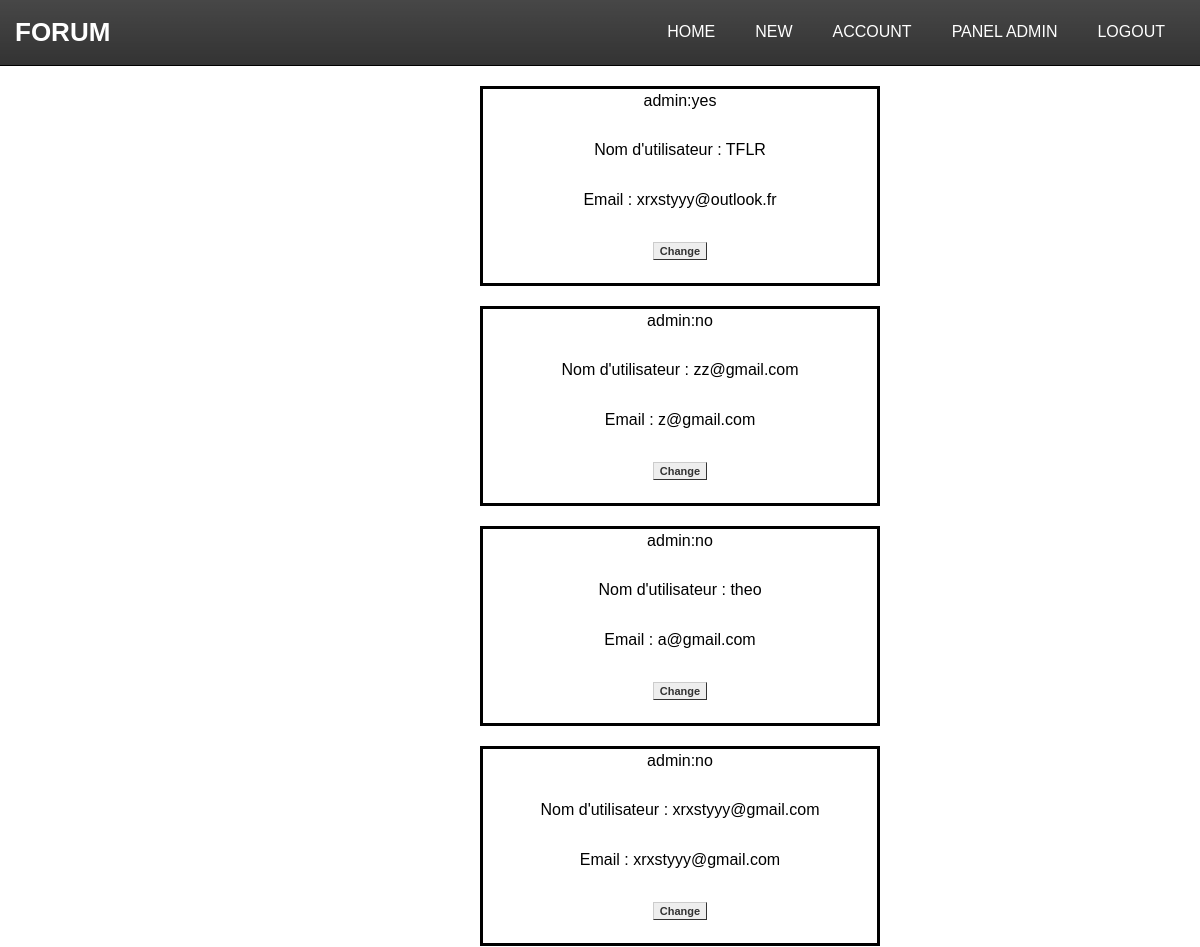
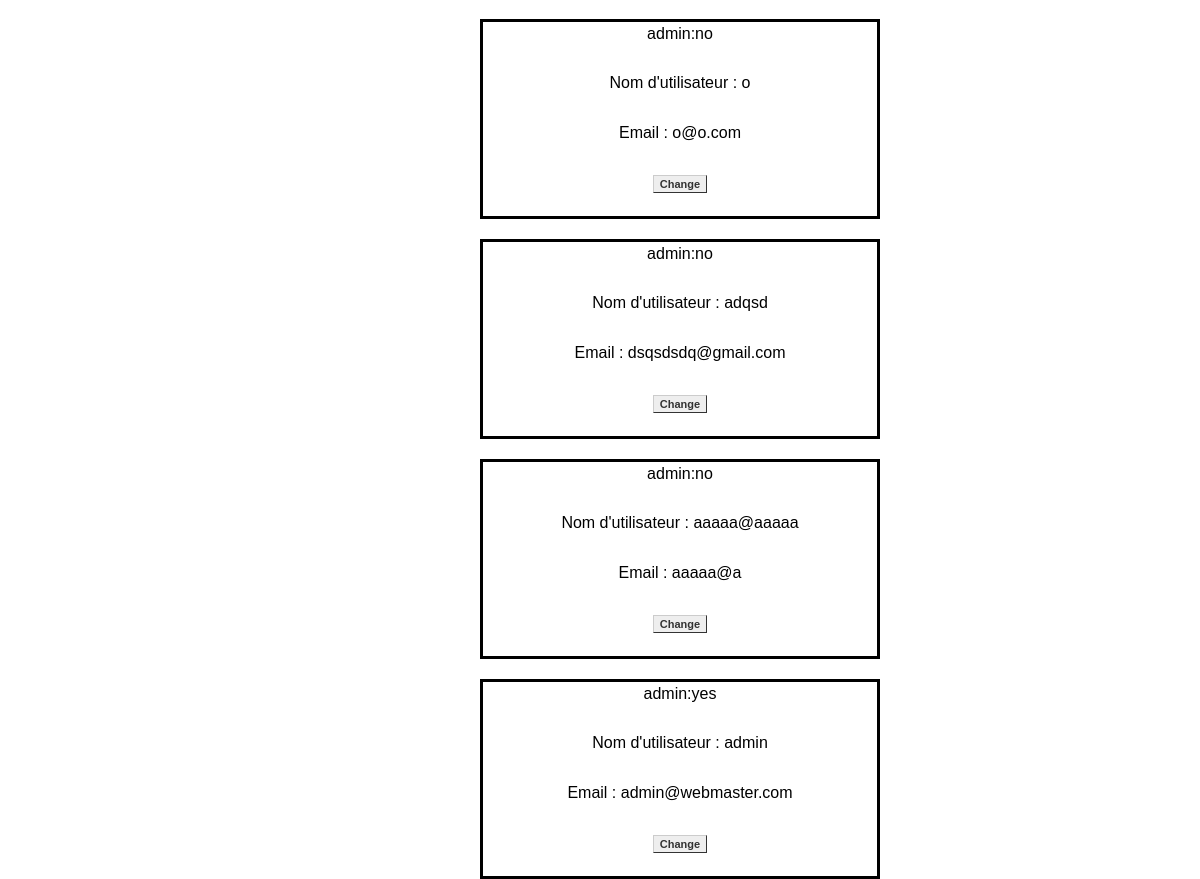
The app's page /adminpanel.php (signed in) with its own data (2 pictures, top to bottom).
### tables this page shows
CREATE TABLE `users` (
  `id` int(11) NOT NULL,
  `email` text NOT NULL,
  `username` varchar(255) NOT NULL,
  `password` varchar(255) NOT NULL,
  `admin` int(11) NOT NULL DEFAULT 1
);

### actions/users/allUsersInfosAction.php (called while the page is built, shortened)
<?php
require('actions/database.php');
$getAllUsers = $bdd->prepare('SELECT * FROM users');
$getAllUsers->execute();

### adminpanel.php (the view, shortened to what this page needs)
<?php
require('actions/users/allUsersInfosAction.php');
?>
<!DOCTYPE html>
<html lang="en">
<head>
    <link rel="stylesheet" href="./assets/navbar.css">
    <link rel="stylesheet" href="./assets/card.css">
    <link rel="stylesheet" href="./assets/profil.css">
</head>
<body>
<?php include 'includes/navbar.php'; ?>
<?php
while($users = $getAllUsers->fetch()){
    ?>
<form action="#" method="POST">
    <div class = "contains">
    <?php
    if($users['admin'] == 2){
echo "admin:yes \n";
      }else{
        echo "admin:no \n";
      }?>
        <br></br>
    <span class="name">Nom d'utilisateur : <?=$users['username'];?></span>
    <br></br>
    <span class="name">Email : <?=$users['email'];?></span>
    <br></br>
      <a name="validate" href= "modifyprofil.php?id=<?= $users['id']; ?>" class ="button">Change</a>
  </div>
</form>
<?php
}
?>
</body>
</html>

### assets/navbar.css (style rules this page uses)
* { margin: 0; padding: 0; box-sizing: border-box; }
body { font-family: "Open Sans", sans-serif; font-size: 14px; font-weight: 400; line-height: 20px; }

### assets/card.css (style rules this page uses)
html, body, div, article, section, header, h1, h2, h3, h4, h5, h6, ul, li, ol, p, img { margin: 0; padding: 0; }
body { line-height: 1.55; font-size: 100%; font-weight: 400; font-family: helvetica, arial, sans-serif; }
a { text-decoration: none; font-weight: bold; font-weight: 400; }

### adminpanel.php (style rules this page uses)
.contains { position: relative; text-align: center; border: solid; height: 200px; width: 400px; left:40%; margin-top: 20px; }
a.button { font: bold 11px Arial; text-decoration: none; background-color: #EEEEEE; color: #333333; padding: 2px 6px 2px 6px; border-top: 1px solid #CCCCCC; border-right: 1px solid #333333; border-bottom: 1px solid #333333; border-left: 1px solid #CCCCCC; }

### records on screen
users: admin "admin:yes", username "TFLR", email "xrxstyyy@outlook.fr"
users: admin "admin:no", username "zz@gmail.com", email "z@gmail.com"
users: admin "admin:no", username "theo", email "a@gmail.com"
users: admin "admin:no", username "xrxstyyy@gmail.com", email "xrxstyyy@gmail.com"
users: admin "admin:no", username "o", email "o@o.com"
users: admin "admin:no", username "adqsd", email "dsqsdsdq@gmail.com"
users: admin "admin:no", username "aaaaa@aaaaa", email "aaaaa@a"
users: admin "admin:yes", username "admin", email "admin@webmaster.com"
